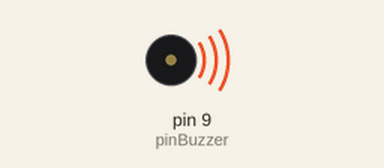
The sketch below on a simulated Arduino Uno, built with avr-gcc and run on an emulated ATmega328P. On the bench: buzzer (waves = sounding).

Above: at 0.5 s.
At 3.2 s:
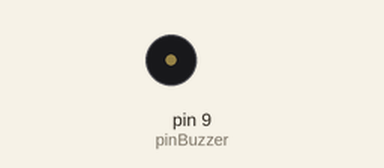
Timing chart, 0 to 4.6 s (numbered marks = the images above):
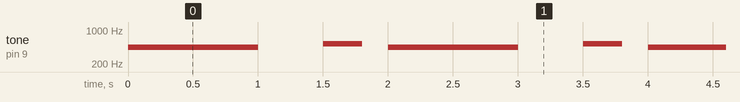

The sketch:

passive_buzzer1.ino
```cpp
// PASSIVE BUZZER
// Pequeño altavoz para generar sonidos y tonos
// Se controla con una senial digital, en este caso D9
// Si se utiliza la funcion tone(), no se pueden utilizar los pines 3 y 11
// y no se puede utilizar la funcion tone() en dos pines a la vez
// hay que utilizar noTone en un pin antes de pasar al otro
//
// VCC 5 voltios,en realidad no hace falta alimentarlo,
// si se conecta el piezo buzzer que solo tiene pin + y - tambien funciona
// poniendo la senial en el +
// este programa funciona tanto para el passive buzzer como para el active buzzer
// el active buzzer no va a cambiar la frecuencia ya que tiene la suya propia

const int pinBuzzer = 9;

void setup()
{
}

void loop()
{
  //generar tono de 440Hz durante 1000 ms
  tone(pinBuzzer, 440);
  delay(1000);

  //detener tono durante 500ms
  noTone(pinBuzzer);
  delay(500);

  //generar tono de 523Hz durante 500ms, y detenerlo durante 500ms.
  tone(pinBuzzer, 523, 300);
  delay(500);
}
```

Measured:
- by itself, tone on pin 9 (pinBuzzer): repeats every 2.0 s: silent 0.50 s, 523 Hz 0.30 s, silent 0.20 s, 440 Hz 1.0 s
